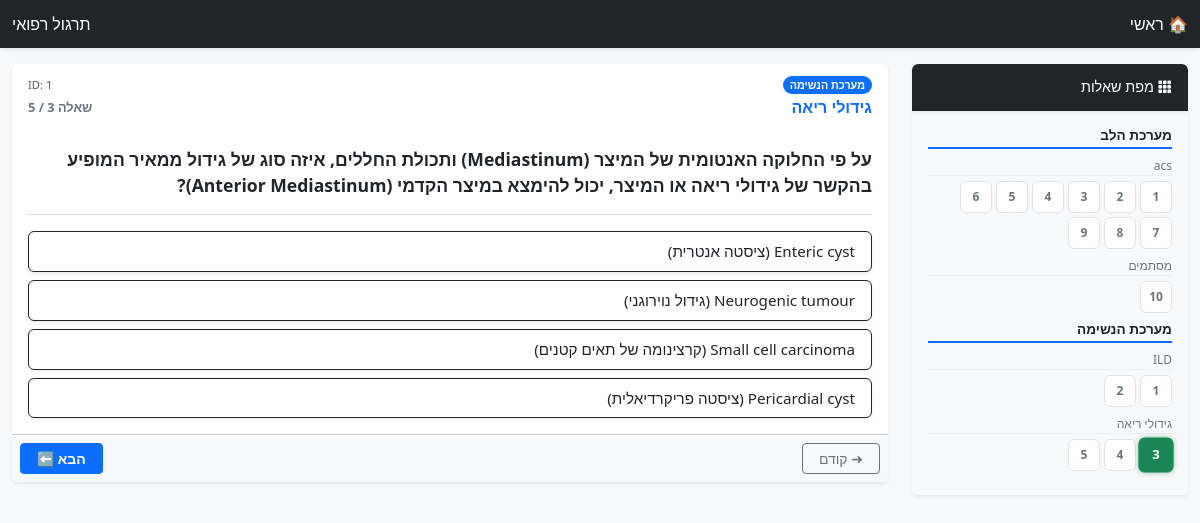
Screenshot of /question/1 with the database file from the repository.
### tables this page shows
CREATE TABLE Questions (
                id INTEGER PRIMARY KEY AUTOINCREMENT,
                question_text TEXT NOT NULL,
                correct_answer TEXT NOT NULL,
                distractor_1 TEXT,
                distractor_2 TEXT,
                distractor_3 TEXT,
                explanation TEXT,
                topic TEXT,
                sub_topic TEXT  
            );

### app.py (the view)
@app.route('/question/<int:question_id>')
def get_question(question_id):
    conn = get_db_connection()
    question = conn.execute('SELECT * FROM Questions WHERE id = ?', (question_id,)).fetchone()
    if question is None:
        conn.close()
        return "השאלה לא נמצאה.", 404
    current_topic = question['topic']
    topic_questions = conn.execute(
        'SELECT id FROM Questions WHERE topic = ? ORDER BY sub_topic, id',
        (current_topic,)
    ).fetchall()
    topic_ids = [q['id'] for q in topic_questions]
    try:
        current_index = topic_ids.index(question_id)
        current_q_in_category = current_index + 1 # המספר שיוצג (למשל 11)
        total_q_in_category = len(topic_ids)
        next_q_id = topic_ids[current_index + 1] if current_index + 1 < total_q_in_category else None
        prev_q_id = topic_ids[current_index - 1] if current_index > 0 else None
    except ValueError:
        current_q_in_category = 1
        total_q_in_category = 1
        next_q_id = None
        prev_q_id = None
    all_q_ids = [q['id'] for q in conn.execute('SELECT id FROM Questions ORDER BY id').fetchall()]
    conn.close()
    options = [question['correct_answer'], question['distractor_1'], question['distractor_2'], question['distractor_3']]
    options = [o for o in options if o and o.strip()]
    random.shuffle(options)
    return render_template('question.html',
                           question=question,
                           options=options,
                           next_id=next_q_id,
                           prev_id=prev_q_id,
                           all_q_ids=all_q_ids,
                           navigation_data=get_navigation_data(),
                           current_q_in_category=current_q_in_category,
                           total_q_in_category=total_q_in_category)

### app.py (called while the page is built)
def get_db_connection():
    conn = sqlite3.connect(DB_FILE)
    conn.row_factory = sqlite3.Row
    return conn

### templates/question.html (shortened to what this page needs)
<!DOCTYPE html>
<html lang="he" dir="rtl">
<head>
    <link rel="stylesheet" href="https://cdn.jsdelivr.net/npm/bootstrap@5.3.0/dist/css/bootstrap.rtl.min.css">
    <link rel="stylesheet" href="https://cdn.jsdelivr.net/npm/bootstrap-icons@1.10.0/font/bootstrap-icons.css">
</head>
<body>
<nav class="navbar navbar-dark bg-dark mb-3 shadow-sm py-1">
    <div class="container-fluid">
        <a class="navbar-brand fs-6" href="{{ url_for('index') }}">🏠 ראשי</a>
        <span class="navbar-text text-white fs-6">
            תרגול רפואי
        </span>
    </div>
</nav>
<div class="container-fluid pb-4">
    <div class="row">
        <main class="col-12 col-md-8 col-lg-9 order-1 order-md-2 mb-3">
            <div class="card shadow-sm border-0">
                <div class="card-header bg-white border-bottom-0">
                    <div class="d-flex justify-content-between align-items-center mb-1">
                        <span class="badge bg-primary rounded-pill">{{ question['topic'] }}</span>
                        <span class="text-muted" style="font-size: 0.7rem;">ID: {{ question['id'] }}</span>
                    </div>
                    <div class="d-flex justify-content-between align-items-end">
                        <h6 class="text-primary mb-0 fw-bold">{{ question['sub_topic'] }}</h6>
                        <span class="text-secondary fw-bold" style="font-size: 0.8rem;">
                            שאלה {{ current_q_in_category }} / {{ total_q_in_category }}
                        </span>
                    </div>
                </div>
                <div class="card-body">
                    <h4 class="card-title lh-base text-dark">
                        {{ question['question_text'] }}
                    </h4>
                    <hr class="my-3 text-muted opacity-25">
                    <form id="quiz-form">
                        <div class="d-grid gap-2"> {% for option in options %}
                            <button type="button"
                                    class="btn btn-outline-dark text-start answer-btn shadow-sm border-1"
                                    style="white-space: normal;"
                                    onclick="submitAnswer(this, '{{ option }}')">
                                {{ option }}
                            </button>
                            {% endfor %}
                        </div>
                    </form>
                </div>
                <div class="card-footer bg-light p-2 d-flex justify-content-between align-items-center">
                    {% if prev_id %}
                        <a href="{{ url_for('get_question', question_id=prev_id) }}" class="btn btn-sm btn-outline-secondary px-3">➜ קודם</a>
                    {% else %}
                        <button class="btn btn-sm btn-outline-secondary px-3 disabled">➜ קודם</button>
                    {% endif %}
                    {% if next_id %}
                        <a href="{{ url_for('get_question', question_id=next_id) }}" class="btn btn-sm btn-primary px-3 fw-bold">הבא ⬅</a>
                    {% else %}
                        <a href="{{ url_for('index') }}" class="btn btn-sm btn-success px-3 fw-bold">סיום 🏁</a>
                    {% endif %}
                </div>
            </div>
        </main>
        <aside class="col-12 col-md-4 col-lg-3 order-2 order-md-1">
            <div class="collapse d-md-block" id="sidebarMenu">
                <div class="card shadow-sm border-0" style="max-height: 85vh; overflow-y: auto;">
                    <div class="card-header bg-dark text-white sticky-top shadow-sm py-2" style="font-size: 0.9rem;">
                        <i class="bi bi-grid-3x3-gap-fill"></i> מפת שאלות
                    </div>
                    <div class="card-body bg-light p-2">
                        {% for topic, topic_data in navigation_data.items() %}
                            <div class="mb-2">
                                <h6 class="fw-bold text-dark border-bottom border-2 border-primary pb-1 mb-1" style="font-size: 0.85rem;">
                                    {{ topic }}
                                </h6>
                                {% for sub, questions in topic_data.sub_topics.items() %}
                                    <div class="mb-2">
                                        <div class="sub-topic-header">
                                            {{ sub }}
                                        </div>
                                        <div class="d-flex flex-wrap gap-1">
                                            {% for q_data in questions %}
                                                <a href="{{ url_for('get_question', question_id=q_data.id) }}"
                                                   id="nav-sq-{{ q_data.id }}"
                                                   class="nav-square
                                                   {% if q_data.id == question.id %}
                                                        nav-square-active
                                                   {% else %}
                                                        nav-square-default
                                                   {% endif %}"
                                                   title="{{ q_data.text }}">
                                                    {{ q_data.number }}
                                                </a>
                                            {% endfor %}
                                        </div>
                                    </div>
                                {% endfor %}
                            </div>
                        {% endfor %}
                    </div>
                </div>
            </div>
        </aside>
    </div>
</div>
</body>
</html>

### templates/question.html (style rules this page uses)
body { background-color: #f8f9fa; font-size: 0.9rem; }
.answer-btn { transition: all 0.2s; font-size: 0.95rem !important; padding: 0.5rem 1rem !important; }
.nav-square { width: 32px; height: 32px; display: flex; align-items: center; justify-content: center; font-weight: bold; font-size: 0.75rem; border-radius: 6px; transition: all 0.2s; text-decoration: none; cursor: pointer; }
.nav-square-default { background-color: #fff; border: 1px solid #dee2e6; color: #6c757d; }
.nav-square-active { background-color: #198754 !important; border: 1px solid #198754 !important; color: white !important; font-weight: 900; box-shadow: 0 0 5px rgba(25, 135, 84, 0.5); transform: scale(1.1); z-index: 2; }
.sub-topic-header { font-size: 0.75rem; color: #6c757d; border-bottom: 1px solid #eee; margin-top: 8px; margin-bottom: 5px; }
.card-header { padding: 0.75rem 1rem !important; }
.card-body { padding: 1rem !important; }
h4.card-title { font-size: 1.1rem !important; font-weight: 700; margin-bottom: 1rem !important; }

### rows the page displays
Questions: topic "מערכת הנשימה", id "1", sub_topic "גידולי ריאה", question_text "על פי החלוקה האנטומית של המיצר (Mediastinum) ותכולת החללים, איזה סוג של גידול ממאיר המופיע בהקשר של גידולי ריאה או המיצר, יכול להימצא במיצר הקדמי (Anterior Mediastinum)?", distractor_3 "Enteric cyst (ציסטה אנטרית)", distractor_1 "Neurogenic tumour (גידול נוירוגני)", correct_answer "Small cell carcinoma (קרצינומה של תאים קטנים)", distractor_2 "Pericardial cyst (ציסטה פריקרדיאלית)", number "3"
Questions: topic "מערכת הלב", sub_topic "acs", number "1"
Questions: number "2"
Questions: number "3"
Questions: number "4"
Questions: number "5"
Questions: number "6"
Questions: number "7"
Questions: number "8"
Questions: number "9"
Questions: sub_topic "מסתמים", number "10"
Questions: topic "מערכת הנשימה", sub_topic "ILD", number "1"
Questions: number "2"
Questions: number "4"
Questions: number "5"

### other values shown
{{ current_q_in_category }} "3"
{{ total_q_in_category }} "5"
